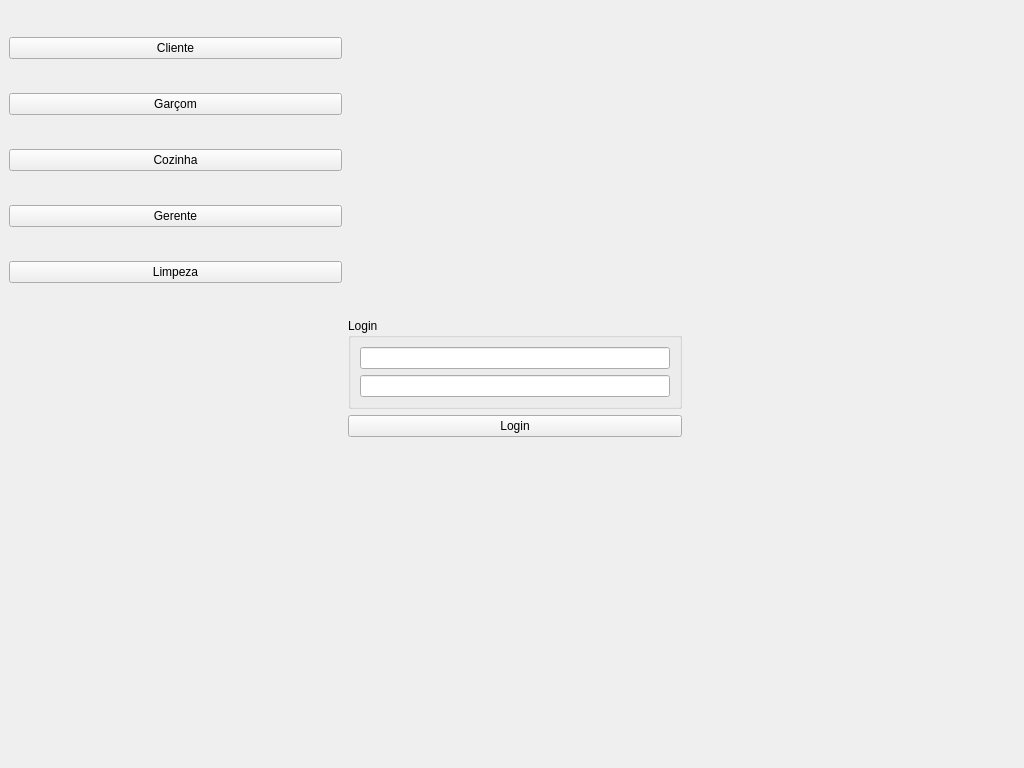
<?xml version="1.0" encoding="UTF-8"?>
<ui version="4.0">
 <class>MainWindow</class>
 <widget class="QMainWindow" name="MainWindow">
  <property name="geometry">
   <rect>
    <x>0</x>
    <y>0</y>
    <width>1024</width>
    <height>768</height>
   </rect>
  </property>
  <property name="minimumSize">
   <size>
    <width>1024</width>
    <height>768</height>
   </size>
  </property>
  <property name="windowTitle">
   <string>Login</string>
  </property>
  <widget class="QWidget" name="centralwidget">
   <layout class="QGridLayout" name="gridLayout_3">
    <item row="0" column="0">
     <layout class="QVBoxLayout" name="verticalLayout">
      <item>
       <widget class="QPushButton" name="b_cliente">
        <property name="text">
         <string>Cliente</string>
        </property>
       </widget>
      </item>
      <item>
       <widget class="QPushButton" name="b_garcom">
        <property name="text">
         <string>Garçom</string>
        </property>
       </widget>
      </item>
      <item>
       <widget class="QPushButton" name="b_cozinha">
        <property name="text">
         <string>Cozinha</string>
        </property>
       </widget>
      </item>
      <item>
       <widget class="QPushButton" name="b_gerente">
        <property name="text">
         <string>Gerente</string>
        </property>
       </widget>
      </item>
      <item>
       <widget class="QPushButton" name="b_limpeza">
        <property name="text">
         <string>Limpeza</string>
        </property>
       </widget>
      </item>
     </layout>
    </item>
    <item row="3" column="1">
     <spacer name="verticalSpacer">
      <property name="orientation">
       <enum>Qt::Vertical</enum>
      </property>
      <property name="sizeHint" stdset="0">
       <size>
        <width>20</width>
        <height>40</height>
       </size>
      </property>
     </spacer>
    </item>
    <item row="0" column="1">
     <spacer name="verticalSpacer_2">
      <property name="orientation">
       <enum>Qt::Vertical</enum>
      </property>
      <property name="sizeHint" stdset="0">
       <size>
        <width>20</width>
        <height>40</height>
       </size>
      </property>
     </spacer>
    </item>
    <item row="1" column="1">
     <layout class="QGridLayout" name="gridLayout">
      <item row="1" column="0">
       <widget class="QPushButton" name="pushButton">
        <property name="styleSheet">
         <string notr="true">font: 10pt &quot;Georgia&quot;;</string>
        </property>
        <property name="text">
         <string>Login</string>
        </property>
       </widget>
      </item>
      <item row="0" column="0">
       <widget class="QGroupBox" name="groupBox">
        <property name="styleSheet">
         <string notr="true">font: 10pt &quot;Georgia&quot;;</string>
        </property>
        <property name="title">
         <string>Login</string>
        </property>
        <layout class="QGridLayout" name="gridLayout_2">
         <item row="0" column="0">
          <widget class="QLineEdit" name="usuario"/>
         </item>
         <item row="1" column="0">
          <widget class="QLineEdit" name="senha">
           <property name="echoMode">
            <enum>QLineEdit::Password</enum>
           </property>
          </widget>
         </item>
        </layout>
       </widget>
      </item>
     </layout>
    </item>
    <item row="1" column="0">
     <spacer name="horizontalSpacer_2">
      <property name="orientation">
       <enum>Qt::Horizontal</enum>
      </property>
      <property name="sizeHint" stdset="0">
       <size>
        <width>40</width>
        <height>20</height>
       </size>
      </property>
     </spacer>
    </item>
    <item row="1" column="2">
     <spacer name="horizontalSpacer_3">
      <property name="orientation">
       <enum>Qt::Horizontal</enum>
      </property>
      <property name="sizeHint" stdset="0">
       <size>
        <width>40</width>
        <height>20</height>
       </size>
      </property>
     </spacer>
    </item>
    <item row="2" column="1">
     <widget class="QLabel" name="label">
      <property name="text">
       <string/>
      </property>
     </widget>
    </item>
   </layout>
  </widget>
  <widget class="QMenuBar" name="menubar">
   <property name="geometry">
    <rect>
     <x>0</x>
     <y>0</y>
     <width>1024</width>
     <height>25</height>
    </rect>
   </property>
  </widget>
  <action name="actionQuit">
   <property name="text">
    <string>Quit</string>
   </property>
  </action>
 </widget>
 <tabstops>
  <tabstop>usuario</tabstop>
  <tabstop>senha</tabstop>
  <tabstop>pushButton</tabstop>
  <tabstop>b_cliente</tabstop>
  <tabstop>b_garcom</tabstop>
  <tabstop>b_cozinha</tabstop>
  <tabstop>b_gerente</tabstop>
  <tabstop>b_limpeza</tabstop>
 </tabstops>
 <resources/>
 <connections>
  <connection>
   <sender>b_cliente</sender>
   <signal>clicked()</signal>
   <receiver>MainWindow</receiver>
   <slot>close()</slot>
   <hints>
    <hint type="sourcelabel">
     <x>80</x>
     <y>49</y>
    </hint>
    <hint type="destinationlabel">
     <x>486</x>
     <y>130</y>
    </hint>
   </hints>
  </connection>
  <connection>
   <sender>b_cozinha</sender>
   <signal>clicked()</signal>
   <receiver>MainWindow</receiver>
   <slot>close()</slot>
   <hints>
    <hint type="sourcelabel">
     <x>64</x>
     <y>109</y>
    </hint>
    <hint type="destinationlabel">
     <x>491</x>
     <y>203</y>
    </hint>
   </hints>
  </connection>
  <connection>
   <sender>b_gerente</sender>
   <signal>clicked()</signal>
   <receiver>MainWindow</receiver>
   <slot>close()</slot>
   <hints>
    <hint type="sourcelabel">
     <x>43</x>
     <y>143</y>
    </hint>
    <hint type="destinationlabel">
     <x>489</x>
     <y>254</y>
    </hint>
   </hints>
  </connection>
  <connection>
   <sender>b_garcom</sender>
   <signal>clicked()</signal>
   <receiver>MainWindow</receiver>
   <slot>close()</slot>
   <hints>
    <hint type="sourcelabel">
     <x>40</x>
     <y>71</y>
    </hint>
    <hint type="destinationlabel">
     <x>492</x>
     <y>166</y>
    </hint>
   </hints>
  </connection>
  <connection>
   <sender>b_limpeza</sender>
   <signal>clicked()</signal>
   <receiver>MainWindow</receiver>
   <slot>close()</slot>
   <hints>
    <hint type="sourcelabel">
     <x>22</x>
     <y>175</y>
    </hint>
    <hint type="destinationlabel">
     <x>449</x>
     <y>278</y>
    </hint>
   </hints>
  </connection>
 </connections>
</ui>
